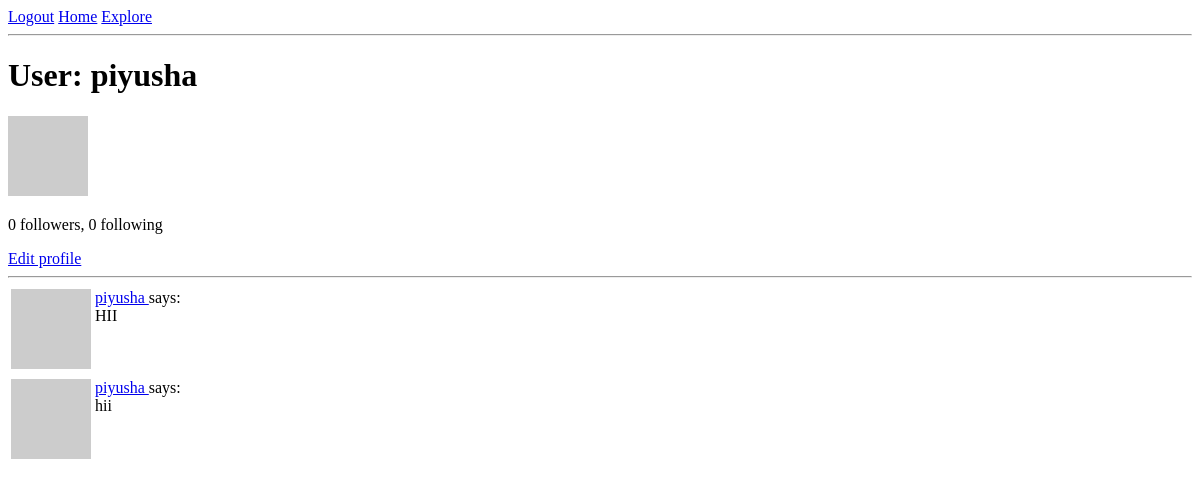
/user/piyusha (signed in), run on an earlier commit of the app's database.
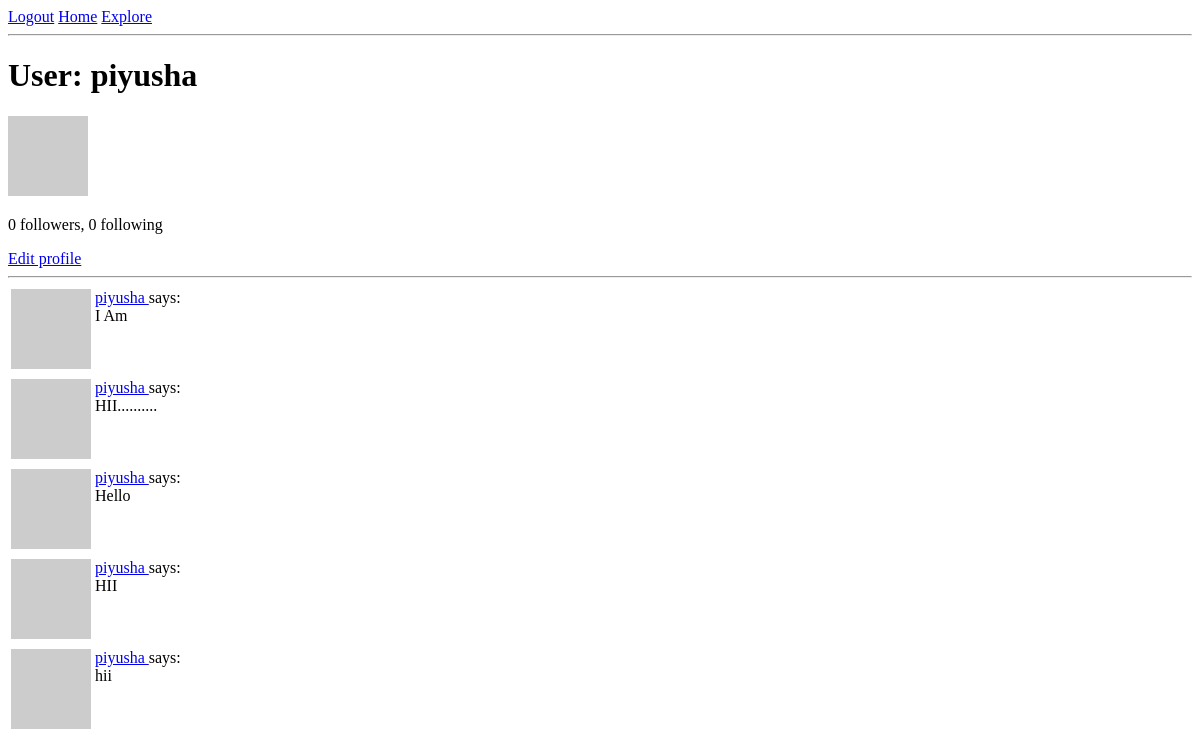
And on a later commit of the database.
### app/models.py (models this page shows, shortened)
class Post(db.Model):
    id = sa.Column(sa.Integer, primary_key=True)
    body = sa.Column(sa.String(140))
    timestamp = sa.Column(
        sa.DateTime,
        index=True,
        default=lambda: datetime.now(timezone.utc)
    )
    user_id = sa.Column(sa.Integer, sa.ForeignKey('user.id'))

class User(UserMixin, db.Model):
    id = sa.Column(sa.Integer, primary_key=True)
    username = sa.Column(sa.String(64), index=True, unique=True)
    email = sa.Column(sa.String(120), index=True, unique=True)
    password_hash = sa.Column(sa.String(256))
    about_me = sa.Column(sa.String(140))
    last_seen = sa.Column(
        sa.DateTime,
        default=lambda: datetime.now(timezone.utc)
    )
    posts = db.relationship('Post', backref='author', lazy='dynamic')
    following = so.relationship(
        'User', secondary=followers,
        primaryjoin=(followers.c.follower_id == id),
        secondaryjoin=(followers.c.followed_id == id),
        backref=so.backref('followers', lazy='dynamic'),
        lazy='dynamic'
    )
    def avatar(self, size):
        digest = md5(self.email.lower().encode('utf-8')).hexdigest()
        return f'https://www.gravatar.com/avatar/{digest}?d=identicon&s={size}'
    def followers_count(self):
        return self.followers.count()
    def following_count(self):
        return self.following.count()

### app/routes.py (the view)
@app.route('/user/<username>')
@login_required
def user(username):
    user = db.session.scalar(
        sa.select(User).where(User.username == username)
    )
    if user is None:
        flash('User not found.')
        return redirect(url_for('index'))
    posts = user.posts.order_by(Post.timestamp.desc()).all()
    form = EmptyForm()
    return render_template(
        'user.html',
        user=user,
        posts=posts,
        form=form
    )

### app/models.py (called while the page is built)
@login.user_loader
def load_user(id):
    return db.session.get(User, int(id))

### app/routes.py (called while the page is built)
@app.before_request
def before_request():
    if current_user.is_authenticated:
        current_user.last_seen = datetime.now(timezone.utc)
        db.session.commit()

### app/templates/user.html (shortened to what this page needs)
{% extends "base.html" %}
{% block content %}
<h1>User: {{ user.username }}</h1>
<img src="{{ user.avatar(128) }}">
<p>{{ user.followers_count() }} followers,
    {{ user.following_count() }} following</p>
    {% if user == current_user %}
    <a href="{{ url_for('edit_profile') }}">Edit profile</a>
    {% else %}
    <form action="{{ url_for('unfollow', username=user.username) }}" method="post">
        {{ form.hidden_tag() }}
        {{ form.submit(value='Unfollow') }}
    </form>
    {% endif %}
<hr>
{% for post in posts %}
{% include "_post.html" %}
{% endfor %}
{% endblock %}

### app/templates/_post.html
<table>
<tr valign="top">
<td>
<img src="{{ post.author.avatar(36) }}">
</td>
<td>
<a href="{{ url_for('user', username=post.author.username) }}">
{{ post.author.username }}
</a>
says:<br>
{{ post.body }}
</td>
</tr>
</table>

What changed in the data, as far as the page shows it:
added Post: author.username "piyusha", body "I Am"
added Post: author.username "piyusha", body "HII.........."
added Post: author.username "piyusha", body "Hello"
